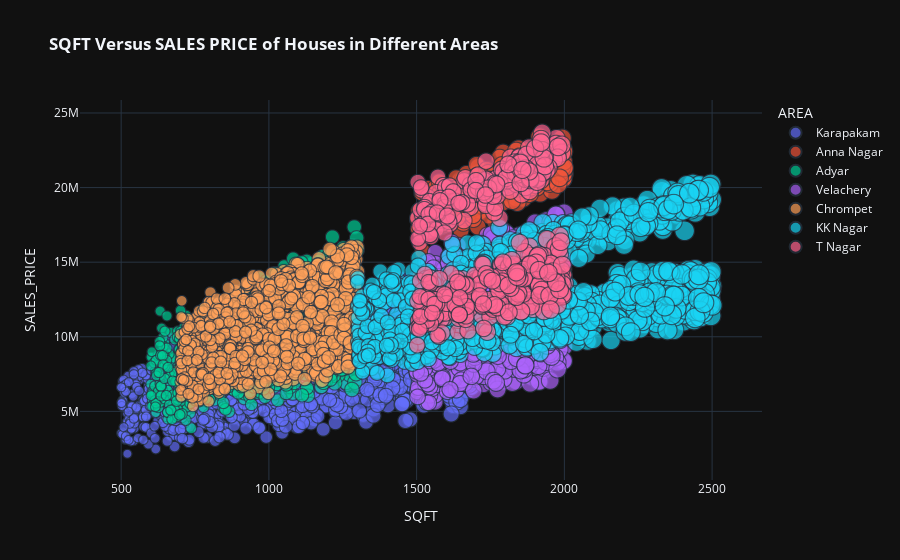

Source (notebook cell):
### Code cell
px.scatter(df,x='INT_SQFT',y='SALES_PRICE',color='AREA',size='INT_SQFT',labels={'INT_SQFT':'SQFT'}
           ,template='plotly_dark',title='<b> SQFT Versus SALES PRICE of Houses in Different Areas')

### Figure 1 — Plotly figure (JSON) as saved in the notebook; plotly's stock layout.template omitted (floating-point values rounded to 4 significant figures; data arrays with more than 128 entries replaced by an {"elided": "..."} marker saying what was removed)
{"data": [{"hovertemplate": "AREA=Karapakam<br>SQFT=%{marker.size}<br>SALES_PRICE=%{y}<extra></extra>", "legendgroup": "Karapakam", "marker": {"color": "#636efa", "size": {"elided": "1366 int values"}, "sizemode": "area", "sizeref": 6.25, "symbol": "circle"}, "mode": "markers", "name": "Karapakam", "showlegend": true, "x": {"elided": "1366 int values"}, "xaxis": "x", "y": {"elided": "1366 int values"}, "yaxis": "y", "type": "scattergl"}, {"hovertemplate": "AREA=Anna Nagar<br>SQFT=%{marker.size}<br>SALES_PRICE=%{y}<extra></extra>", "legendgroup": "Anna Nagar", "marker": {"color": "#EF553B", "size": {"elided": "788 int values"}, "sizemode": "area", "sizeref": 6.25, "symbol": "circle"}, "mode": "markers", "name": "Anna Nagar", "showlegend": true, "x": {"elided": "788 int values"}, "xaxis": "x", "y": {"elided": "788 int values"}, "yaxis": "y", "type": "scattergl"}, {"hovertemplate": "AREA=Adyar<br>SQFT=%{marker.size}<br>SALES_PRICE=%{y}<extra></extra>", "legendgroup": "Adyar", "marker": {"color": "#00cc96", "size": {"elided": "774 int values"}, "sizemode": "area", "sizeref": 6.25, "symbol": "circle"}, "mode": "markers", "name": "Adyar", "showlegend": true, "x": {"elided": "774 int values"}, "xaxis": "x", "y": {"elided": "774 int values"}, "yaxis": "y", "type": "scattergl"}, {"hovertemplate": "AREA=Velachery<br>SQFT=%{marker.size}<br>SALES_PRICE=%{y}<extra></extra>", "legendgroup": "Velachery", "marker": {"color": "#ab63fa", "size": {"elided": "981 int values"}, "sizemode": "area", "sizeref": 6.25, "symbol": "circle"}, "mode": "markers", "name": "Velachery", "showlegend": true, "x": {"elided": "981 int values"}, "xaxis": "x", "y": {"elided": "981 int values"}, "yaxis": "y", "type": "scattergl"}, {"hovertemplate": "AREA=Chrompet<br>SQFT=%{marker.size}<br>SALES_PRICE=%{y}<extra></extra>", "legendgroup": "Chrompet", "marker": {"color": "#FFA15A", "size": {"elided": "1702 int values"}, "sizemode": "area", "sizeref": 6.25, "symbol": "circle"}, "mode": "markers", "name": "Chrompet", "showlegend": true, "x": {"elided": "1702 int values"}, "xaxis": "x", "y": {"elided": "1702 int values"}, "yaxis": "y", "type": "scattergl"}, {"hovertemplate": "AREA=KK Nagar<br>SQFT=%{marker.size}<br>SALES_PRICE=%{y}<extra></extra>", "legendgroup": "KK Nagar", "marker": {"color": "#19d3f3", "size": {"elided": "997 int values"}, "sizemode": "area", "sizeref": 6.25, "symbol": "circle"}, "mode": "markers", "name": "KK Nagar", "showlegend": true, "x": {"elided": "997 int values"}, "xaxis": "x", "y": {"elided": "997 int values"}, "yaxis": "y", "type": "scattergl"}, {"hovertemplate": "AREA=T Nagar<br>SQFT=%{marker.size}<br>SALES_PRICE=%{y}<extra></extra>", "legendgroup": "T Nagar", "marker": {"color": "#FF6692", "size": {"elided": "501 int values"}, "sizemode": "area", "sizeref": 6.25, "symbol": "circle"}, "mode": "markers", "name": "T Nagar", "showlegend": true, "x": {"elided": "501 int values"}, "xaxis": "x", "y": {"elided": "501 int values"}, "yaxis": "y", "type": "scattergl"}], "layout": {"xaxis": {"anchor": "y", "domain": [0, 1], "title": {"text": "SQFT"}}, "yaxis": {"anchor": "x", "domain": [0, 1], "title": {"text": "SALES_PRICE"}}, "legend": {"title": {"text": "AREA"}, "tracegroupgap": 0, "itemsizing": "constant"}, "title": {"text": "<b> SQFT Versus SALES PRICE of Houses in Different Areas"}}}
